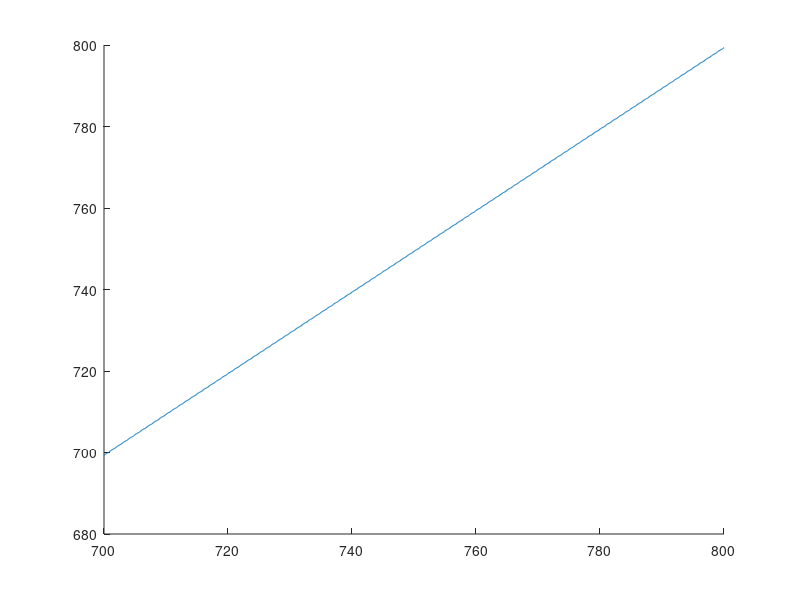

This figure's MATLAB source:
clear all

tau = 0.001 ;
tot_time = 800 ;
tot_ts = tot_time/tau ;
w = 1 ;
b = 1.05 ;
g_min = 0 ;
g_max = 1 ;
n_g = 1 ;
g=linspace(g_min,g_max,n_g) ;

n_ini_phi = 20 ;
n_ini_theta = 20 ;
phi = zeros( (tot_ts+2),n_ini_phi) ;
theta = zeros( (tot_ts+2),n_ini_theta) ;


phi(1,:) = 0 ;
theta(1,:) = 0 ;

n_fig = gcf ;
figure(n_fig+1)
hold on

for k=1:n_g
    for m=1:tot_ts
        phi(m+1,k) = phi(m,k) + (1-b*mod(phi(m,k),1)+g*sin((theta(m,k)-phi(m,k))) )*tau;
        theta(m+1,k) = theta(m,k) + 1*tau ;
    end
    
    figure(n_fig+1)
    plot( (tot_time-100:100*tau:tot_time),phi((tot_time-100)/tau:100:(tot_time/tau),k) )
end
hold off

figure
